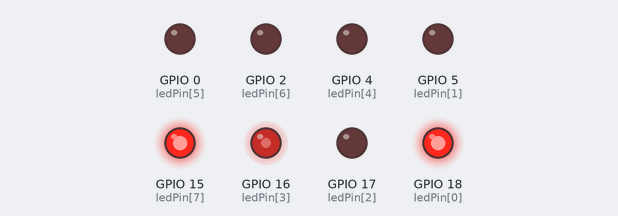
A program run on a simulated ESP32. On the bench: output pins drawn as LEDs (lit = HIGH). What the program prints to the serial monitor is not drawn.

Above: at 0.1 s.
Timing chart, 0 to 1.6 s (numbered marks = the images above):
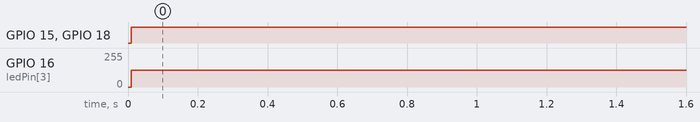

The program:

main.cpp
```cpp
#include <Arduino.h>
#include <WiFi.h>
#include <ArduinoJson.h>
#include <PubSubClient.h>

// Comment this before uploading to the actual device
#define TESTDEBUG
#define TOPIC "esp32/lampStates"

// Replace the next variables with your SSID/Password combination
const char *ssid = "ssid_name";
const char *password = "ssid_password";

// Add your MQTT Broker IP address, example:
// const char* mqtt_server = "192.168.1.144";
const char *mqtt_server = "http://broker.hivemq.com/";

WiFiClient espClient;
PubSubClient client(espClient);
// long lastMsg = 0;
// char msg[50];
// int value = 0;

const uint8_t ledPin[8] = {18, 5, 17, 16, 4, 0, 2, 15};
const uint8_t ledChannel[8] = {0, 1, 2, 3, 4, 5, 6, 7}; // Max 16 Channel

enum
{
  LampState_Off,
  LampState_Dim = 50,
  LampState_Bright = 100
};

uint8_t lampState[8] = {0};

// setting PWM properties
const int freq = 5000;
const int resolution = 8;

void setDutyCycleAtLamp(uint8_t dutyCycle, uint8_t lampNo);
void setup_wifi();
void callback(char *topic, byte *message, unsigned int length);
void reconnect();

void setup()
{
  // put your setup code here, to run once:
  Serial.begin(115200);

#ifndef TESTDEBUG
  setup_wifi();
  client.setServer(mqtt_server, 1883);
  client.setCallback(callback);
#endif

  // PWM LED PIN Initialization
  for (uint8_t i = 0; i < 8; i++)
  {
    // configure LED PWM functionalitites
    ledcSetup(ledChannel[i], freq, resolution);
    // attach the channel to the GPIO to be controlled
    ledcAttachPin(ledPin[i], ledChannel[i]);
  }
}

void loop()
{
  // put your main code here, to run repeatedly:
#ifndef TESTDEBUG
  if (!client.connected())
  {
    reconnect();
  }
  client.loop();
#else
  String msgStr = "{\"led1\":100, \"led2\":0, \"led3\":0, \"led4\":50, \"led5\":0, \"led6\":0, \"led7\":0, \"led8\":100}";
  // Serial.println(String() + "msgStr: " + msgStr.length());
  const uint8_t length = msgStr.length();
  byte msgByte[length + 1];
  char topic[50];
  strcpy(topic, TOPIC);

  for (uint8_t i = 0; i < msgStr.length(); i++)
  {
    msgByte[i] = (byte)msgStr.charAt(i);
  }
  callback(topic, msgByte, msgStr.length());
#endif

  for (uint8_t i = 0; i < 8; i++)
  {
    setDutyCycleAtLamp(lampState[i], i);
  }

  delay(1000);
}

void setDutyCycleAtLamp(uint8_t dutyCycle, uint8_t lampNo)
{
  // Serial.println(String() + "Set Lamp " + lampNo + " " + dutyCycle + "%");
  dutyCycle = constrain(dutyCycle, 0, 100);
  dutyCycle = map(dutyCycle, 0, 100, 0, 255);
  lampNo = constrain(lampNo, 0, 8);
  ledcWrite(ledChannel[lampNo], dutyCycle);
}

void setup_wifi()
{
  delay(10);
  // We start by connecting to a WiFi network
  Serial.println();
  Serial.print("Connecting to ");
  Serial.println(ssid);

  WiFi.begin(ssid, password);

  while (WiFi.status() != WL_CONNECTED)
  {
    delay(500);
    Serial.print(".");
  }

  Serial.println("");
  Serial.println("WiFi connected");
  Serial.println("IP address: ");
  Serial.println(WiFi.localIP());
}

/// JSON data format of the message
/// {"led1":0, "led2":0, "led3":0, "led4":0, "led5":0, "led6":0, "led7":0, "led8":0}
void callback(char *topic, byte *message, unsigned int length)
{
  Serial.print("Message arrived on topic: ");
  Serial.print(topic);
  Serial.print(". Message: ");
  String messageTemp = "";

  for (int i = 0; i < length; i++)
  {
    messageTemp += (char)message[i];
  }
  Serial.print(messageTemp);
  Serial.println();

  // Feel free to add more if statements to control more GPIOs with MQTT

  // If a message is received on the topic esp32/output, you check if the message is either "on" or "off".
  // Changes the output state according to the message
  if (String(topic) == TOPIC)
  {
    Serial.println("Topic is matched!");

    JsonDocument doc;
    deserializeJson(doc, messageTemp);
    JsonObject obj = doc.as<JsonObject>();
    for (uint8_t i = 0; i < 8; i++)
    {
      lampState[i] = (uint8_t)obj[String("led") + (i + 1)];
    }
  }
}

void reconnect()
{
  // Loop until we're reconnected
  while (!client.connected())
  {
    Serial.print("Attempting MQTT connection...");
    // Attempt to connect
    if (client.connect("ESP32Client"))
    {
      Serial.println("connected");
      // Subscribe
      client.subscribe(TOPIC);
    }
    else
    {
      Serial.print("failed, rc=");
      Serial.print(client.state());
      Serial.println(" try again in 5 seconds");
      // Wait 5 seconds before retrying
      delay(5000);
    }
  }
}
```

Measured:
- by itself, GPIO 15 (ledPin[7]), GPIO 18 (ledPin[0]): LOW → HIGH at 0.01 s
- by itself, GPIO 16 (ledPin[3]): 0/255 → 127/255 at 0.01 s
